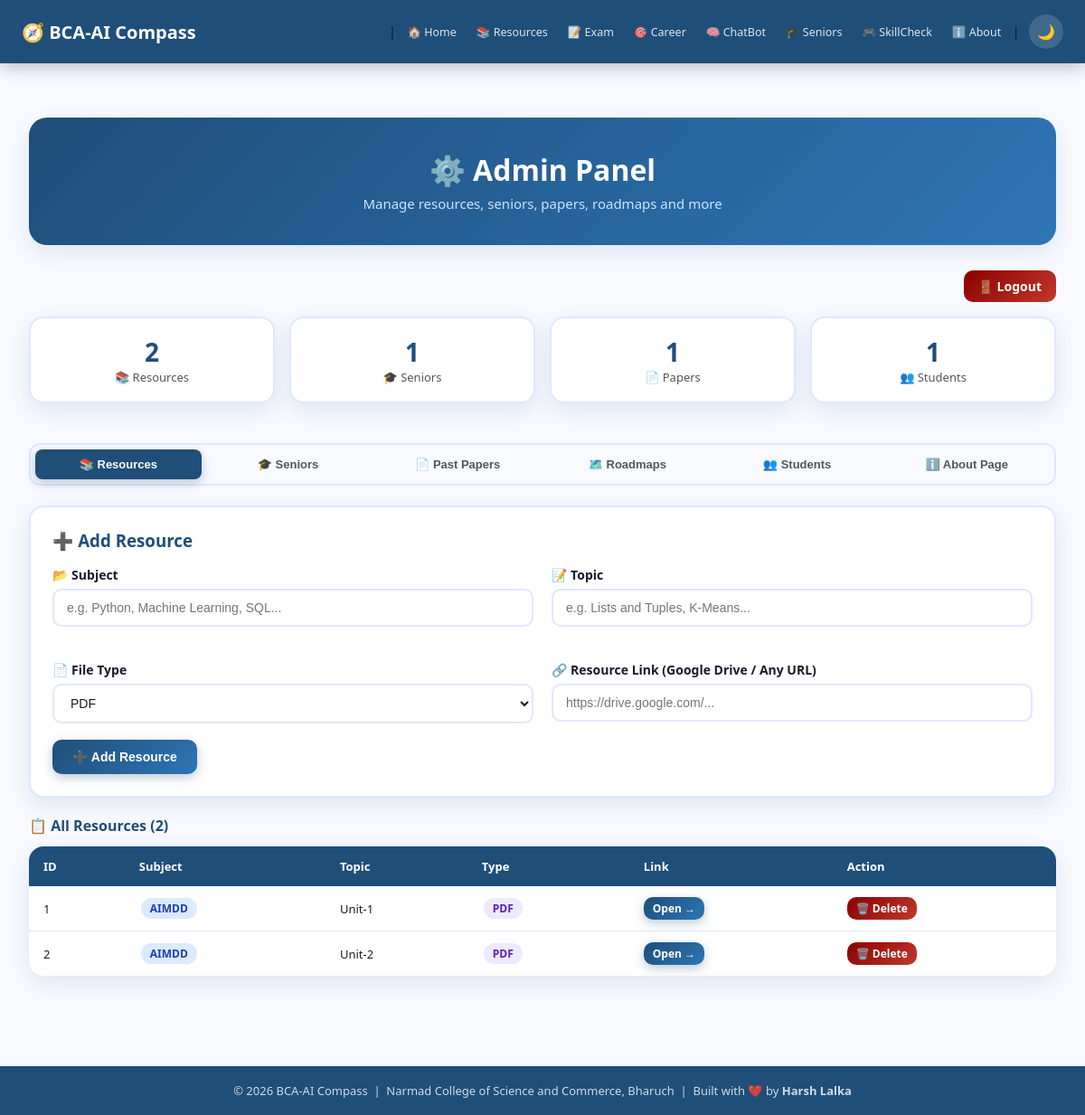
/admin (signed in), run on the app's committed database.
### tables this page shows
CREATE TABLE resources (id INTEGER PRIMARY KEY AUTOINCREMENT, subject TEXT, topic TEXT, file_type TEXT, link TEXT);

### app.py (the view)
@app.route('/admin')
def admin():
    if not session.get('admin'):
        return render_template('admin.html', stats={}, resources=[], seniors=[], papers=[], roadmaps=[], students=[], about={})
    conn=get_db(); sconn=get_sdb()
    stats={'resources':conn.execute("SELECT COUNT(*) FROM resources").fetchone()[0],'papers':conn.execute("SELECT COUNT(*) FROM past_papers").fetchone()[0],'students':conn.execute("SELECT COUNT(*) FROM students").fetchone()[0],'seniors':sconn.execute("SELECT COUNT(*) FROM seniors").fetchone()[0]}
    resources=conn.execute("SELECT * FROM resources ORDER BY subject, topic").fetchall()
    papers=conn.execute("SELECT * FROM past_papers ORDER BY subject, year").fetchall()
    roadmaps=conn.execute("SELECT * FROM roadmaps ORDER BY career_name").fetchall()
    students=conn.execute("SELECT * FROM students ORDER BY id DESC").fetchall()
    seniors=sconn.execute("SELECT * FROM seniors ORDER BY id DESC").fetchall()
    conn.close(); sconn.close()
    return render_template('admin.html', stats=stats, resources=resources, papers=papers, roadmaps=roadmaps, students=students, seniors=seniors, about=get_about())

### app.py (called while the page is built)
def get_db():
    conn = sqlite3.connect(os.path.join(BASE_DIR, 'database', 'compass.db'))
    conn.row_factory = sqlite3.Row
    return conn

def get_sdb():
    conn = sqlite3.connect(os.path.join(BASE_DIR, 'database', 'seniors.db'))
    conn.row_factory = sqlite3.Row
    return conn

def get_about():
    conn = get_db()
    try:
        row = conn.execute("SELECT * FROM about_page LIMIT 1").fetchone()
        conn.close()
        return dict(row) if row else {}
    except:
        conn.close()
        return {}

### templates/admin.html (shortened to what this page needs)
{% extends "base.html" %}
{% block content %}
<div class="section">
    <div class="page-header">
        <h1>⚙️ Admin Panel</h1>
        <p>Manage resources, seniors, papers, roadmaps and more</p>
    </div>
    {% if not session.admin %}
    <div style="max-width:400px; margin:0 auto;">
        <div class="card">
            <h3 style="color:var(--primary); margin-bottom:16px;">🔐 Admin Login</h3>
            <form action="/admin/login" method="POST">
                <div class="form-group">
                    <label class="form-label">Password</label>
                    <input type="password" name="password" class="form-control"
                           placeholder="Enter admin password" required>
                </div>
                <button type="submit" class="btn btn-blue btn-full">Login →</button>
            </form>
        </div>
    </div>
    {% else %}
    <div style="display:flex; justify-content:flex-end; margin-bottom:16px;">
        <a href="/admin/logout" class="btn btn-danger" style="padding:8px 16px;">🚪 Logout</a>
    </div>
    <div class="grid-4" style="margin-bottom:24px;">
        <div class="card text-center" style="padding:18px;">
            <div style="font-size:28px; font-weight:800; color:var(--primary);">{{ stats.resources }}</div>
            <div style="color:var(--text-light); font-size:13px;">📚 Resources</div>
        </div>
        <div class="card text-center" style="padding:18px;">
            <div style="font-size:28px; font-weight:800; color:var(--primary);">{{ stats.seniors }}</div>
            <div style="color:var(--text-light); font-size:13px;">🎓 Seniors</div>
        </div>
        <div class="card text-center" style="padding:18px;">
            <div style="font-size:28px; font-weight:800; color:var(--primary);">{{ stats.papers }}</div>
            <div style="color:var(--text-light); font-size:13px;">📄 Papers</div>
        </div>
        <div class="card text-center" style="padding:18px;">
            <div style="font-size:28px; font-weight:800; color:var(--primary);">{{ stats.students }}</div>
            <div style="color:var(--text-light); font-size:13px;">👥 Students</div>
        </div>
    </div>
    <div class="tabs tab-group">
        <button class="tab-btn active" data-tab="tabResources">📚 Resources</button>
        <button class="tab-btn" data-tab="tabSeniors">🎓 Seniors</button>
        <button class="tab-btn" data-tab="tabPapers">📄 Past Papers</button>
        <button class="tab-btn" data-tab="tabRoadmaps">🗺️ Roadmaps</button>
        <button class="tab-btn" data-tab="tabStudents">👥 Students</button>
        <button class="tab-btn" data-tab="tabAbout">ℹ️ About Page</button>
    </div>
    <div class="tab-content active" id="tabResources">
        <div class="card" style="margin-bottom:20px;">
            <h3 style="color:var(--primary); margin-bottom:16px;">➕ Add Resource</h3>
            <form action="/admin/add-resource" method="POST">
                <div class="grid-2">
                    <div class="form-group">
                        <label class="form-label">📂 Subject</label>
                        <input type="text" name="subject" class="form-control"
                               placeholder="e.g. Python, Machine Learning, SQL..." required>
                    </div>
                    <div class="form-group">
                        <label class="form-label">📝 Topic</label>
                        <input type="text" name="topic" class="form-control"
                               placeholder="e.g. Lists and Tuples, K-Means..." required>
                    </div>
                    <div class="form-group">
                        <label class="form-label">📄 File Type</label>
                        <select name="file_type" class="form-select">
                            <option value="PDF">PDF</option>
                        </select>
                    </div>
                    <div class="form-group">
                        <label class="form-label">🔗 Resource Link (Google Drive / Any URL)</label>
                        <input type="url" name="link" class="form-control"
                               placeholder="https://drive.google.com/..." required>
                    </div>
                </div>
                <button type="submit" class="btn btn-blue">➕ Add Resource</button>
            </form>
        </div>
        <h4 style="color:var(--primary); margin-bottom:12px;">📋 All Resources ({{ resources|length }})</h4>
        <div class="table-container">
            <table>
                <thead>
                    <tr>
                        <th>ID</th>
                        <th>Subject</th>
                        <th>Topic</th>
                        <th>Type</th>
                        <th>Link</th>
                        <th>Action</th>
                    </tr>
                </thead>
                <tbody>
                    {% for r in resources %}
                    <tr>
                        <td>{{ r.id }}</td>
                        <td><span class="badge badge-blue">{{ r.subject }}</span></td>
                        <td>{{ r.topic }}</td>
                        <td><span class="badge badge-purple">{{ r.file_type }}</span></td>
                        <td>
                            <a href="{{ r.link }}" target="_blank"
                               class="btn btn-blue" style="padding:4px 10px; font-size:12px;">
                               Open →
                            </a>
                        </td>
                        <td>
                            <a href="/admin/delete-resource/{{ r.id }}"
                               onclick="return confirm('Delete this resource?')"
                               class="btn btn-danger" style="padding:4px 10px; font-size:12px;">
                               🗑️ Delete
                            </a>
                        </td>
                    </tr>
                    {% else %}
                    <tr><td colspan="6" style="text-align:center; color:var(--text-light); padding:20px;">No resources added yet!</td></tr>
                    {% endfor %}
                </tbody>
            </table>
        </div>
    </div>
    {% endif %}
</div>
{% endblock %}

### templates/base.html (shortened to what this page needs)
<!DOCTYPE html>
<html lang="en" data-theme="light">
<head>
    <link rel="stylesheet" href="/static/css/style.css">
</head>
<body>
<nav class="navbar">
    <a href="/" class="navbar-brand">🧭 BCA-AI Compass</a>
    <div class="navbar-links">
        <span class="nav-divider">|</span>
        <a href="/" class="nav-link">🏠 Home</a>
        <a href="/resources" class="nav-link">📚 Resources</a>
        <a href="/exam" class="nav-link">📝 Exam</a>
        <a href="/career" class="nav-link">🎯 Career</a>
        <a href="/chatbot" class="nav-link">🧠 ChatBot</a>
        <a href="/seniors" class="nav-link">🎓 Seniors</a>
        <a href="/skillcheck" class="nav-link">🎮 SkillCheck</a>
        <a href="/about" class="nav-link">ℹ️ About</a>
        <span class="nav-divider">|</span>
        <button class="dark-toggle" id="darkToggle" title="Toggle Dark Mode">🌙</button>
    </div>
</nav>
{% block content %}{% endblock %}
<footer class="footer">
    <p>© 2026 BCA-AI Compass &nbsp;|&nbsp; Narmad College of Science and Commerce, Bharuch &nbsp;|&nbsp; Built with ❤️ by <strong>Harsh Lalka</strong></p>
</footer>
</body>
</html>

### data on the page
resources: id "1", subject "AIMDD", topic "Unit-1", file_type "PDF"
resources: id "2", subject "AIMDD", topic "Unit-2", file_type "PDF"

### other printed values
{{ stats.resources }} "2"
{{ stats.seniors }} "1"
{{ stats.papers }} "1"
{{ stats.students }} "1"
{{ resources|length }} "2"
